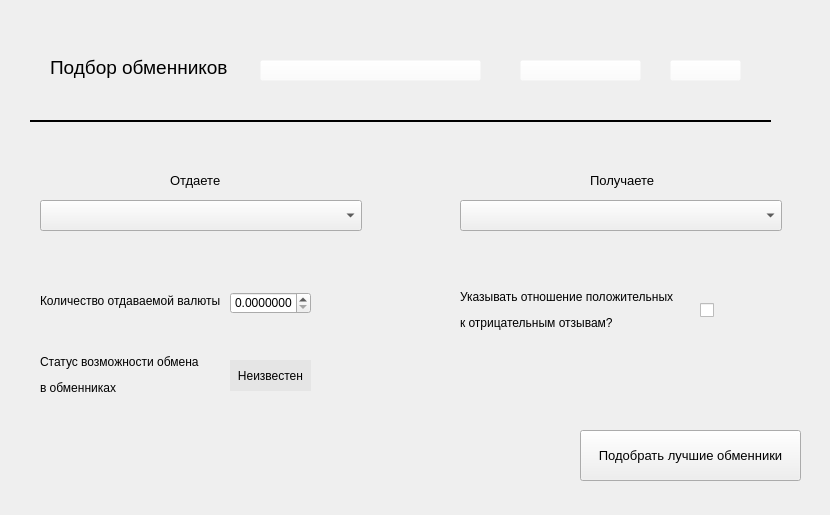
<?xml version="1.0" encoding="UTF-8"?>
<ui version="4.0">
 <class>MainWindow</class>
 <widget class="QMainWindow" name="MainWindow">
  <property name="geometry">
   <rect>
    <x>0</x>
    <y>0</y>
    <width>830</width>
    <height>515</height>
   </rect>
  </property>
  <property name="windowTitle">
   <string>MainWindow</string>
  </property>
  <property name="styleSheet">
   <string notr="true">#QPushButton[plan='true'] {
	background: rgba(255, 255, 255, 0);
}</string>
  </property>
  <widget class="QWidget" name="centralwidget">
   <widget class="QComboBox" name="get_combobox">
    <property name="geometry">
     <rect>
      <x>460</x>
      <y>200</y>
      <width>322</width>
      <height>31</height>
     </rect>
    </property>
    <property name="cursor">
     <cursorShape>PointingHandCursor</cursorShape>
    </property>
   </widget>
   <widget class="QComboBox" name="post_combobox">
    <property name="geometry">
     <rect>
      <x>40</x>
      <y>200</y>
      <width>322</width>
      <height>31</height>
     </rect>
    </property>
    <property name="cursor">
     <cursorShape>PointingHandCursor</cursorShape>
    </property>
   </widget>
   <widget class="QLabel" name="label_post">
    <property name="geometry">
     <rect>
      <x>170</x>
      <y>150</y>
      <width>61</width>
      <height>61</height>
     </rect>
    </property>
    <property name="font">
     <font>
      <pointsize>10</pointsize>
     </font>
    </property>
    <property name="text">
     <string>Отдаете</string>
    </property>
   </widget>
   <widget class="QPushButton" name="accept_top_courses">
    <property name="geometry">
     <rect>
      <x>580</x>
      <y>430</y>
      <width>221</width>
      <height>51</height>
     </rect>
    </property>
    <property name="font">
     <font>
      <pointsize>10</pointsize>
     </font>
    </property>
    <property name="cursor">
     <cursorShape>PointingHandCursor</cursorShape>
    </property>
    <property name="text">
     <string>Подобрать лучшие обменники</string>
    </property>
   </widget>
   <widget class="QLabel" name="label_get">
    <property name="geometry">
     <rect>
      <x>590</x>
      <y>150</y>
      <width>71</width>
      <height>61</height>
     </rect>
    </property>
    <property name="font">
     <font>
      <pointsize>10</pointsize>
     </font>
    </property>
    <property name="text">
     <string>Получаете</string>
    </property>
   </widget>
   <widget class="QLabel" name="label_valute">
    <property name="geometry">
     <rect>
      <x>40</x>
      <y>291</y>
      <width>211</width>
      <height>20</height>
     </rect>
    </property>
    <property name="text">
     <string>Количество отдаваемой валюты</string>
    </property>
   </widget>
   <widget class="QDoubleSpinBox" name="count_valute">
    <property name="geometry">
     <rect>
      <x>230</x>
      <y>292</y>
      <width>81</width>
      <height>22</height>
     </rect>
    </property>
    <property name="sizePolicy">
     <sizepolicy hsizetype="MinimumExpanding" vsizetype="Fixed">
      <horstretch>0</horstretch>
      <verstretch>0</verstretch>
     </sizepolicy>
    </property>
    <property name="decimals">
     <number>7</number>
    </property>
    <property name="maximum">
     <double>100000000000.000000000000000</double>
    </property>
   </widget>
   <widget class="QLabel" name="status_answer">
    <property name="geometry">
     <rect>
      <x>40</x>
      <y>350</y>
      <width>191</width>
      <height>51</height>
     </rect>
    </property>
    <property name="text">
     <string>&lt;html&gt;&lt;head/&gt;&lt;body&gt;&lt;p&gt;Статус возможности обмена &lt;/p&gt;&lt;p&gt;в обменниках&lt;/p&gt;&lt;/body&gt;&lt;/html&gt;</string>
    </property>
   </widget>
   <widget class="QLabel" name="answer_marks">
    <property name="geometry">
     <rect>
      <x>460</x>
      <y>280</y>
      <width>231</width>
      <height>61</height>
     </rect>
    </property>
    <property name="text">
     <string>&lt;html&gt;&lt;head/&gt;&lt;body&gt;&lt;p&gt;Указывать отношение положительных&lt;/p&gt;&lt;p&gt; к отрицательным отзывам?&lt;/p&gt;&lt;/body&gt;&lt;/html&gt;</string>
    </property>
   </widget>
   <widget class="QCheckBox" name="check_marks">
    <property name="geometry">
     <rect>
      <x>700</x>
      <y>295</y>
      <width>31</width>
      <height>31</height>
     </rect>
    </property>
    <property name="text">
     <string/>
    </property>
    <property name="iconSize">
     <size>
      <width>36</width>
      <height>36</height>
     </size>
    </property>
    <property name="checked">
     <bool>false</bool>
    </property>
    <property name="tristate">
     <bool>false</bool>
    </property>
   </widget>
   <widget class="QLabel" name="main_icon">
    <property name="geometry">
     <rect>
      <x>50</x>
      <y>52</y>
      <width>191</width>
      <height>31</height>
     </rect>
    </property>
    <property name="font">
     <font>
      <pointsize>14</pointsize>
     </font>
    </property>
    <property name="cursor">
     <cursorShape>PointingHandCursor</cursorShape>
    </property>
    <property name="text">
     <string>Подбор обменников</string>
    </property>
   </widget>
   <widget class="QFrame" name="line">
    <property name="geometry">
     <rect>
      <x>30</x>
      <y>120</y>
      <width>741</width>
      <height>2</height>
     </rect>
    </property>
    <property name="styleSheet">
     <string notr="true">background-color: rgb(0, 0, 0);</string>
    </property>
    <property name="frameShape">
     <enum>QFrame::StyledPanel</enum>
    </property>
    <property name="frameShadow">
     <enum>QFrame::Raised</enum>
    </property>
   </widget>
   <widget class="QLabel" name="source_code">
    <property name="geometry">
     <rect>
      <x>680</x>
      <y>59</y>
      <width>51</width>
      <height>23</height>
     </rect>
    </property>
    <property name="font">
     <font>
      <pointsize>12</pointsize>
     </font>
    </property>
    <property name="text">
     <string>Github</string>
    </property>
   </widget>
   <widget class="QLabel" name="source_site_label">
    <property name="geometry">
     <rect>
      <x>520</x>
      <y>60</y>
      <width>121</width>
      <height>20</height>
     </rect>
    </property>
    <property name="font">
     <font>
      <pointsize>12</pointsize>
     </font>
    </property>
    <property name="cursor">
     <cursorShape>PointingHandCursor</cursorShape>
    </property>
    <property name="text">
     <string>Исходный сайт</string>
    </property>
   </widget>
   <widget class="QLabel" name="download_courses">
    <property name="geometry">
     <rect>
      <x>260</x>
      <y>58</y>
      <width>221</width>
      <height>23</height>
     </rect>
    </property>
    <property name="font">
     <font>
      <pointsize>12</pointsize>
     </font>
    </property>
    <property name="text">
     <string>Показать сохраненные курсы</string>
    </property>
   </widget>
   <widget class="QFrame" name="statusbar">
    <property name="geometry">
     <rect>
      <x>230</x>
      <y>360</y>
      <width>81</width>
      <height>31</height>
     </rect>
    </property>
    <property name="styleSheet">
     <string notr="true">background-color: rgb(229, 229, 229);</string>
    </property>
    <property name="frameShape">
     <enum>QFrame::StyledPanel</enum>
    </property>
    <property name="frameShadow">
     <enum>QFrame::Raised</enum>
    </property>
    <widget class="QLabel" name="status_parsing">
     <property name="geometry">
      <rect>
       <x>0</x>
       <y>0</y>
       <width>81</width>
       <height>31</height>
      </rect>
     </property>
     <property name="text">
      <string>Неизвестен</string>
     </property>
     <property name="alignment">
      <set>Qt::AlignCenter</set>
     </property>
    </widget>
   </widget>
   <widget class="QPushButton" name="show_saved_courses">
    <property name="geometry">
     <rect>
      <x>260</x>
      <y>60</y>
      <width>221</width>
      <height>21</height>
     </rect>
    </property>
    <property name="cursor">
     <cursorShape>PointingHandCursor</cursorShape>
    </property>
    <property name="styleSheet">
     <string notr="true">background-color: rgba(255, 255, 255, 0);</string>
    </property>
    <property name="text">
     <string/>
    </property>
   </widget>
   <widget class="QPushButton" name="github">
    <property name="geometry">
     <rect>
      <x>670</x>
      <y>60</y>
      <width>71</width>
      <height>21</height>
     </rect>
    </property>
    <property name="cursor">
     <cursorShape>PointingHandCursor</cursorShape>
    </property>
    <property name="styleSheet">
     <string notr="true">background-color: rgba(255, 255, 255, 0);</string>
    </property>
    <property name="text">
     <string/>
    </property>
   </widget>
   <widget class="QPushButton" name="source_site">
    <property name="geometry">
     <rect>
      <x>520</x>
      <y>60</y>
      <width>121</width>
      <height>21</height>
     </rect>
    </property>
    <property name="cursor">
     <cursorShape>PointingHandCursor</cursorShape>
    </property>
    <property name="styleSheet">
     <string notr="true">background-color: rgba(255, 255, 255, 0);</string>
    </property>
    <property name="text">
     <string/>
    </property>
   </widget>
   <widget class="QLabel" name="label">
    <property name="geometry">
     <rect>
      <x>393</x>
      <y>180</y>
      <width>41</width>
      <height>41</height>
     </rect>
    </property>
    <property name="text">
     <string/>
    </property>
    <property name="pixmap">
     <pixmap>../images/change_currency.png</pixmap>
    </property>
   </widget>
   <zorder>statusbar</zorder>
   <zorder>get_combobox</zorder>
   <zorder>post_combobox</zorder>
   <zorder>label_post</zorder>
   <zorder>accept_top_courses</zorder>
   <zorder>label_get</zorder>
   <zorder>label_valute</zorder>
   <zorder>count_valute</zorder>
   <zorder>status_answer</zorder>
   <zorder>answer_marks</zorder>
   <zorder>check_marks</zorder>
   <zorder>main_icon</zorder>
   <zorder>line</zorder>
   <zorder>source_code</zorder>
   <zorder>source_site_label</zorder>
   <zorder>download_courses</zorder>
   <zorder>show_saved_courses</zorder>
   <zorder>github</zorder>
   <zorder>source_site</zorder>
   <zorder>label</zorder>
  </widget>
 </widget>
 <resources/>
 <connections/>
</ui>
